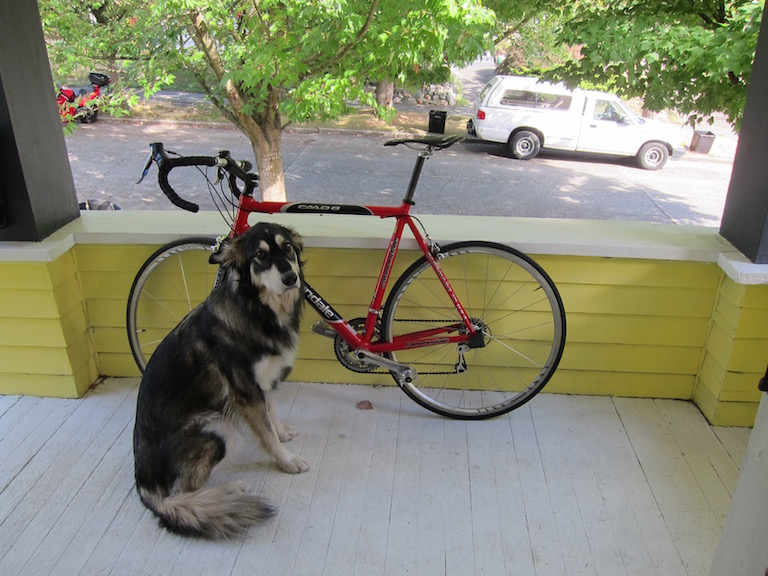
#> input picture tf_yolov3/dog.jpg, 768 x 576 px
$ python -i utils.py   (imports and definitions only)   (older library calls are emulated)
#> lines starting #> are read from the running program, lines starting #| are printed output that depends on the picture; after the words box and inside, x2 and y2 are one past the last pixel; in counts of white or black regions, pixels touching at a corner belong together
#> further down, picture is the input picture: shape (576, 768, 3); mean B, G, R 114.1, 135.7, 134.4
import datetime as dt
import random
import numpy as np
import cv2


def get_contour_boxes(img, min_area=-1):
#> called with min_area = -1
    if len(img.shape) > 2:  # color image
        img = cv2.cvtColor(img, cv2.COLOR_BGR2GRAY)
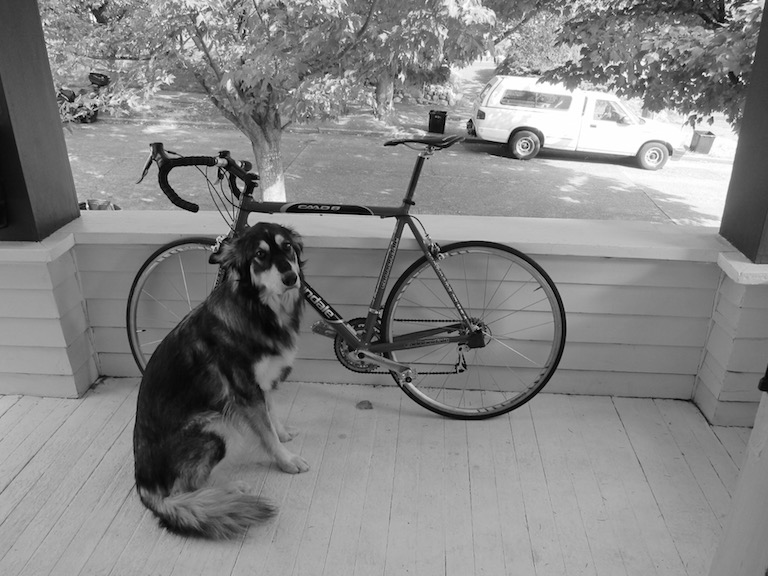
#> img: shape (576, 768); min 0, max 255, mean 132.8
        img = cv2.adaptiveThreshold(img, 255, cv2.ADAPTIVE_THRESH_MEAN_C,
                                    cv2.THRESH_BINARY_INV, 15, 10)
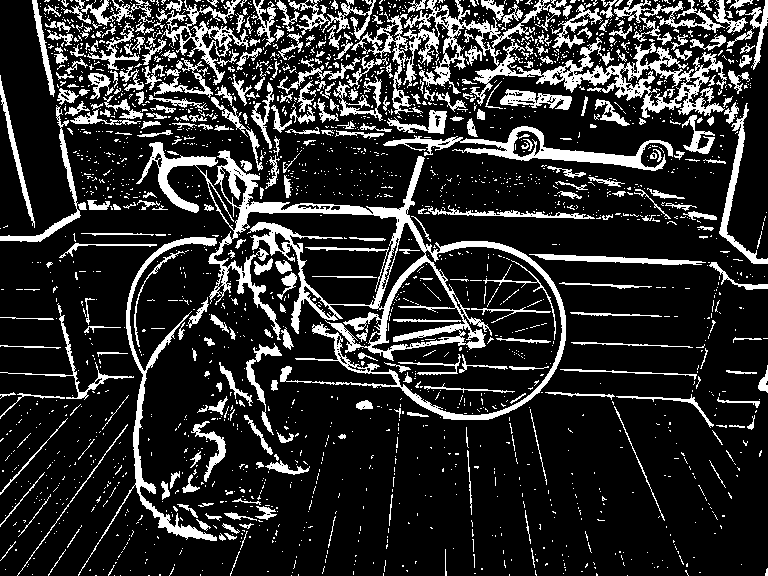
#> img: shape (576, 768); 17.8% white; 2382 white regions (2040 under 20 px)

    _, contours, _ = cv2.findContours(img, cv2.RETR_TREE, cv2.CHAIN_APPROX_SIMPLE)
#> contours = 3114 contours, 2815 with area under 20; largest, box (x1, y1, x2, y2) and area: (136, 142, 566, 420) 18623, (351, 0, 727, 118) 9674, (371, 261, 466, 352) 4100, (383, 126, 673, 171) 2982, (78, 237, 217, 576) 2290
    rects = np.array([], np.uint8)
    for contour in contours:
        approx = cv2.approxPolyDP(contour, 0.01 * cv2.arcLength(contour, True), True)
        if len(approx) < 4:
            continue

        area = cv2.contourArea(contour)
        if min_area <= 10 or area < min_area:
            continue

        x, y, w, h = cv2.boundingRect(contour)

        rect = np.append((x, y), (x+w, y+h))
        rects = np.append(rects, rect)
#> this loop made 3114 passes
#> approx on passes 1 to 3: [[627, 575]], [[291, 575]], [[148, 575], [149, 575]]

    rects = rects.reshape(-1, 4)
    return rects


# [79 lines left out: functions draw_boxes, milliseconds, show_images_in_windows, box_objects, not called in this run]

>>> import cv2
>>> picture = cv2.imread('dog.jpg')
>>> result = get_contour_boxes(picture)
#> result = empty array
